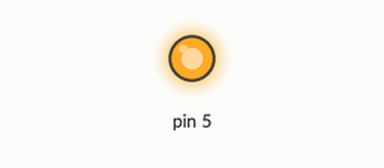
Simulated run of this sketch. Board: Arduino Uno, built with avr-gcc and run on an emulated ATmega328P. Parts: output pins drawn as LEDs (lit = HIGH).

Above: at 0.1 s.
Timing chart, 0 to 1.6 s (numbered marks = the images above):
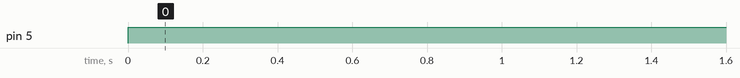

The sketch:

1.ino
```cpp
 void setup() {
  pinMode (5, OUTPUT);
 /* pinMode(6,OUTPUT);
  pinMode(7,OUTPUT);
  /*pinMode(8,OUTPUT);
   pinMode (9, OUTPUT);
  pinMode(10,OUTPUT);
  pinMode(11,OUTPUT);
  pinMode(12,OUTPUT);*/


}

void loop() {
  digitalWrite(5, HIGH);
  delay(10000000);
  /*digitalWrite(6,HIGH);
  delay(1000);*/

  digitalWrite(5, LOW);
  delay(100);
  /*digitalWrite(6,LOW);
  delay(100);

  digitalWrite(7, HIGH);
  delay(1000);
  digitalWrite(7,LOW);
  delay(100);

  /*digitalWrite(8, HIGH);
  delay(100);
  digitalWrite(8,LOW);
  delay(100);

  digitalWrite(9, HIGH);
  delay(100);
  digitalWrite(9,LOW);
  delay(100);

  digitalWrite(10, HIGH);
  delay(100);
  digitalWrite(10,LOW);
  delay(100);

  digitalWrite(11, HIGH);
  delay(100);
  digitalWrite(11,LOW);
  delay(100);

  digitalWrite(12, HIGH);
  delay(100);
  digitalWrite(12,LOW);
  delay(100);*/

}
```

Measured:
- by itself, pin 5: LOW → HIGH at 0.00 s
